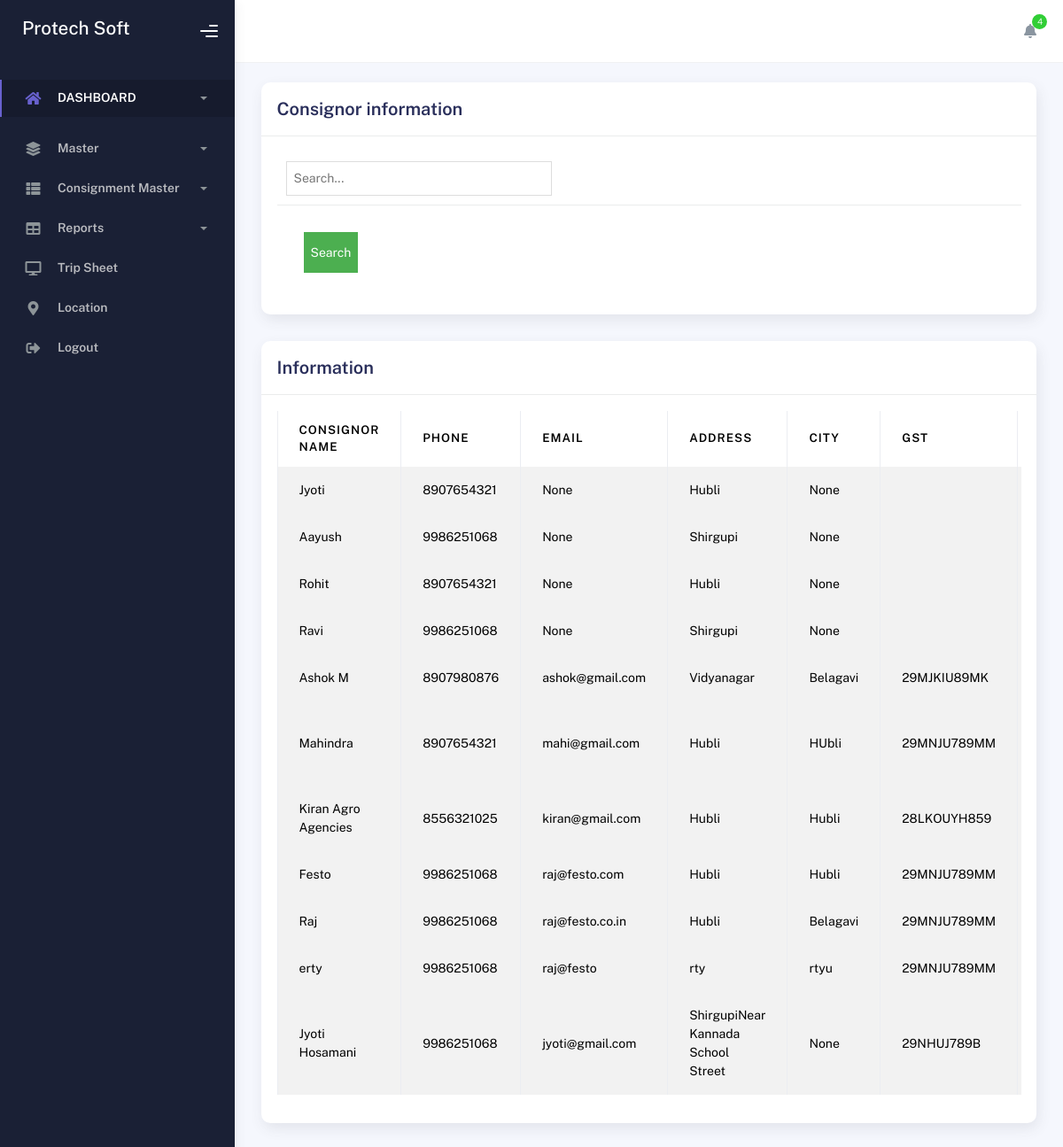
/adminConsignorView, run on the app's committed database.
### consign_app/models.py (models this page shows)
class Consignor(models.Model):
    sender_name = models.CharField(max_length=50, null=True)
    sender_mobile = models.CharField(max_length=50, null=True)
    sender_email = models.CharField(max_length=50, null=True)
    sender_address = models.CharField(max_length=50, null=True)
    sender_city = models.CharField(max_length=50, null=True)
    sender_pincode = models.CharField(max_length=50, null=True)
    sender_pickup = models.CharField(max_length=50, null=True)
    sender_foc = models.CharField(max_length=50, null=True)
    sender_tbb = models.CharField(max_length=50, null=True)
    sender_company=models.CharField(max_length=50,null=True)
    sender_GST=models.CharField(max_length=50,null=True)
    sender_GSTApplicable=models.CharField(max_length=50,null=True)
    branch=models.CharField(max_length=50,null=True)

### consign_app/views.py (the view)
# urls.py: path('adminConsignorView',views.adminConsignorView,name='adminConsignorView'),
def adminConsignorView(request):
    search_query = request.GET.get('search', '')  # Get the search query from the GET request
    consignor = Consignor.objects.filter(
        Q(sender_name__icontains=search_query) |
        Q(sender_mobile__icontains=search_query) |
        Q(sender_email__icontains=search_query) |
        Q(sender_address__icontains=search_query) |
        Q(sender_city__icontains=search_query) |
        Q(sender_GST__icontains=search_query) |
        Q(sender_pickup__icontains=search_query) |
        Q(sender_foc__icontains=search_query) |
        Q(sender_tbb__icontains=search_query)
    ) if search_query else Consignor.objects.all()  # Default to all records
    return render(request, 'adminConsignorView.html', {'consignor': consignor, 'search_query': search_query})

### consign_app/templates/adminConsignorView.html (shortened to what this page needs)
{% load static %}
<!DOCTYPE html>
<html lang="en">
  <head>
    <link rel="stylesheet" href="{% static 'assets/css/bootstrap.min.css' %}" />
    <link rel="stylesheet" href="{% static 'assets/css/plugins.min.css' %}" />
    <link rel="stylesheet" href="{% static 'assets/css/kaiadmin.min.css' %}" />
    <link rel="stylesheet" href="{% static 'assets/css/demo.css' %}" />
  </head>
  <body>
  {% include 'index_menu.html' %}
        </div>
        <div class="container">
          <div class="page-inner">
<form method="GET" action="{% url 'adminConsignorView' %}" enctype="multipart/form-data">
    <div class="row">
        <div class="col-md-12">
            <div class="card">
                <div class="card-header">
                    <div class="card-title">Consignor information</div>
                </div>
                <div class="card-body">
                    <div class="row">
                        <div class="col-md-6 col-lg-4">
                            <div class="form-group">
                                <input type="text" name="search" value="{{ search_query }}" placeholder="Search..."
                                    style="padding: 8px; border: 1px solid #ddd; width: 300px;">
                            </div>
                        </div>
                    </div>
                    <div class="card-action">
                        <button type="submit" style="padding: 8px; background-color: #4CAF50; color: white; border: none;">
                            Search
                        </button>
                    </div>
                </div>
            </div>
        </div>
    </div>
</form>
            <div class="row">
              <div class="col-md-12">
                <div class="card">
                  <div class="card-header">
                    <h4 class="card-title">Information</h4>
                  </div>
                  <div class="card-body">
                    <div class="table-responsive">
                      <table
                        id="basic-datatables"
                        class="display table table-striped table-hover"
                      >
                        <thead>
                         <tr style="background-color: #f2f2f2;">
            <th style="border: 1px solid #ddd; padding: 8px;">Consignor Name</th>
            <th style="border: 1px solid #ddd; padding: 8px;">Phone</th>
            <th style="border: 1px solid #ddd; padding: 8px;">Email</th>
            <th style="border: 1px solid #ddd; padding: 8px;">Address</th>
            <th style="border: 1px solid #ddd; padding: 8px;">City</th>
            <th style="border: 1px solid #ddd; padding: 8px;">GST</th>
            <th style="border: 1px solid #ddd; padding: 8px;">Pick UP Location</th>
        </tr>
    </thead>
{% for c in consignor %}
        <tbody>
        <tr>
             <td style="border: 1px solid #ddd; padding: 8px;">{{ c.sender_name }}</td>
            <td style="border: 1px solid #ddd; padding: 8px;">{{ c.sender_mobile }}</td>
            <td style="border: 1px solid #ddd; padding: 8px;">{{ c.sender_email }}</td>
            <td style="border: 1px solid #ddd; padding: 8px;">{{ c.sender_address }}</td>
            <td style="border: 1px solid #ddd; padding: 8px;">{{ c.sender_city }}</td>
                        <td style="border: 1px solid #ddd; padding: 8px;">{{ c.sender_GST }}</td>
            <td style="border: 1px solid #ddd; padding: 8px;">{{ c.sender_pickup }}</td>
        </tr>
        </tbody>
        {% endfor %}
                      </table>
                    </div>
                  </div>
                </div>
              </div>
        </div>
      </div>
    </div>
  </body>
</html>

### consign_app/templates/index_menu.html (shortened to what this page needs)
{% load static %}
<div class="wrapper">
    <div class="sidebar" data-background-color="dark">
        <div class="sidebar-logo">
            <div class="logo-header" data-background-color="dark">
                <h4 style="color:white;">Protech Soft</h4>
                <div class="nav-toggle">
                    <button class="btn btn-toggle toggle-sidebar">
                        <i class="gg-menu-right"></i>
                    </button>
                </div>
            </div>
        </div>
        <div class="sidebar-wrapper scrollbar scrollbar-inner">
            <div class="sidebar-content">
                <ul class="nav nav-secondary">
                    <li class="nav-item active">
                        <a
                                data-bs-toggle="collapse"
                                href="#dashboard"
                                class="collapsed"
                                aria-expanded="false"
                        >
                            <i class="fas fa-home"></i>
                            <p>DASHBOARD</p>
                            <span class="caret"></span>
                        </a>
                    </li>
                    <li class="nav-item">
                        <a data-bs-toggle="collapse" href="#base">
                            <i class="fas fa-layer-group"></i>
                            <p>Master</p>
                            <span class="caret"></span>
                        </a>
                    </li>
                    <li class="nav-item">
                        <a data-bs-toggle="collapse" href="#sidebarLayouts">
                            <i class="fas fa-th-list"></i>
                            <p>Consignment Master</p>
                            <span class="caret"></span>
                        </a>
                    </li>
                    <li class="nav-item">
                        <a data-bs-toggle="collapse" href="#tables">
                            <i class="fas fa-table"></i>
                            <p>Reports</p>
                            <span class="caret"></span>
                        </a>
                    </li>
                    <li class="nav-item">
                        <a href="#">
                            <i class="fas fa-desktop"></i>
                            <p>Trip Sheet</p>
                        </a>
                    </li>
                    <li class="nav-item">
                        <a href="#">
                            <i class="fas fa-map-marker-alt"></i>
                            <p>Location</p>
                        </a>
                    </li>
                    <li class="nav-item">
                        <a href="{% url 'userlogin' %}">
                            <i class="fas fa-sign-out-alt"></i>
                            <p>Logout</p>
                        </a>
                    </li>
                </ul>
            </div>
        </div>
    </div>
    <div class="main-panel">
        <div class="main-header">
            <nav
                    class="navbar navbar-header navbar-header-transparent navbar-expand-lg border-bottom"
            >
                <div class="container-fluid">
                    <ul class="navbar-nav topbar-nav ms-md-auto align-items-center">
                        <li class="nav-item topbar-icon dropdown hidden-caret">
                            <a
                                    class="nav-link dropdown-toggle"
                                    href="#"
                                    id="notifDropdown"
                                    role="button"
                                    data-bs-toggle="dropdown"
                                    aria-haspopup="true"
                                    aria-expanded="false"
                            >
                                <i class="fa fa-bell"></i>
                                <span class="notification">4</span>
                            </a>
                        </li>
                    </ul>
                </div>
            </nav>

### data on the page
Consignor: sender_name "Jyoti", sender_mobile "8907654321", sender_email "None", sender_address "Hubli", sender_city "None"
Consignor: sender_name "Aayush", sender_mobile "9986251068", sender_email "None", sender_address "Shirgupi", sender_city "None"
Consignor: sender_name "Rohit", sender_mobile "8907654321", sender_email "None", sender_address "Hubli", sender_city "None"
Consignor: sender_name "Ravi", sender_mobile "9986251068", sender_email "None", sender_address "Shirgupi", sender_city "None"
Consignor: sender_name "Ashok M", sender_mobile "8907980876", sender_email "ashok@gmail.com", sender_address "Vidyanagar", sender_city "Belagavi", sender_GST "29MJKIU89MK"
Consignor: sender_name "Mahindra", sender_mobile "8907654321", sender_email "mahi@gmail.com", sender_address "Hubli", sender_city "HUbli", sender_GST "29MNJU789MM"
Consignor: sender_name "Kiran Agro Agencies", sender_mobile "8556321025", sender_email "kiran@gmail.com", sender_address "Hubli", sender_city "Hubli", sender_GST "28LKOUYH859"
Consignor: sender_name "Festo", sender_mobile "9986251068", sender_email "raj@festo.com", sender_address "Hubli", sender_city "Hubli", sender_GST "29MNJU789MM"
Consignor: sender_name "Raj", sender_mobile "9986251068", sender_email "raj@festo.co.in", sender_address "Hubli", sender_city "Belagavi", sender_GST "29MNJU789MM"
Consignor: sender_name "erty", sender_mobile "9986251068", sender_email "raj@festo", sender_address "rty", sender_city "rtyu", sender_GST "29MNJU789MM"
Consignor: sender_name "Jyoti Hosamani", sender_mobile "9986251068", sender_email "jyoti@gmail.com", sender_address "ShirgupiNear Kannada School Street", sender_city "None", sender_GST "29NHUJ789B"
